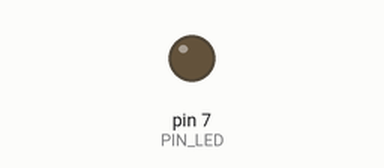
Simulated run of this sketch. Board: Arduino Uno, built with avr-gcc and run on an emulated ATmega328P. Shown: output pins drawn as LEDs (lit = HIGH). What the sketch prints to the serial monitor is not drawn.

Above: at 0.1 s.
At 2.1 s:
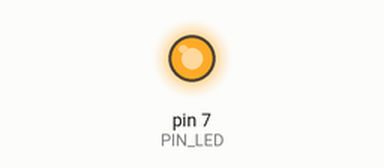
Timing chart, 0 to 3.6 s (numbered marks = the images above):
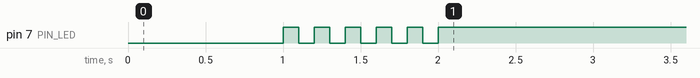

The sketch:

05_practice_2.ino
```cpp
#define PIN_LED 7
unsigned int toggle;

void setup() {
  pinMode(PIN_LED, OUTPUT);
  Serial.begin(115200);
  while (!Serial) {
    ;
  }
  Serial.println("Hello World!");
  toggle = 1;
  digitalWrite(PIN_LED, toggle);
  toggle = 0;
  digitalWrite(PIN_LED, toggle);
  delay(1000);

  toggle = 1;
  digitalWrite(PIN_LED, toggle);
  delay(100);

  toggle = 0;
  digitalWrite(PIN_LED, toggle);
  delay(100);

  toggle = 1;
  digitalWrite(PIN_LED, toggle);
  delay(100);

  toggle = 0;
  digitalWrite(PIN_LED, toggle);
  delay(100);

  toggle = 1;
  digitalWrite(PIN_LED, toggle);
  delay(100);

  toggle = 0;
  digitalWrite(PIN_LED, toggle);
  delay(100);

  toggle = 1;
  digitalWrite(PIN_LED, toggle);
  delay(100);

  toggle = 0;
  digitalWrite(PIN_LED, toggle);
  delay(100);

  toggle = 1;
  digitalWrite(PIN_LED, toggle);
  delay(100);

  toggle = 0;
  digitalWrite(PIN_LED, toggle);
  delay(100);


}

void loop() {
  toggle = 1;
  digitalWrite(PIN_LED, toggle);

}
```

Measured:
- by itself, pin 7 (PIN_LED): alternates HIGH for 0.10 s and LOW for 0.10 s, 10 changes in all, then stays HIGH
